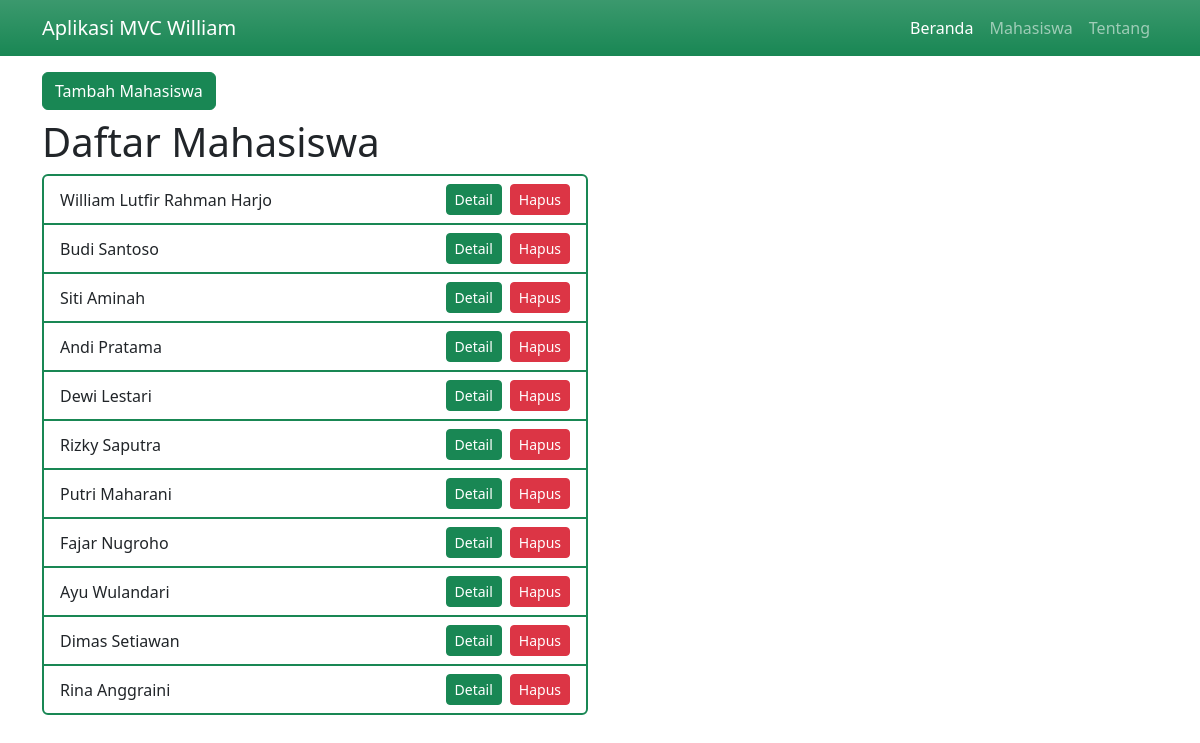
The app's page /Latihan11/public/mahasiswa with its own data.
### tables this page shows
CREATE TABLE `mahasiswa` (
  `id` int(11) NOT NULL,
  `nama` text NOT NULL,
  `nim` text NOT NULL,
  `email` text NOT NULL,
  `jur` text NOT NULL
);

### Latihan11/app/core/Controller.php (called while the page is built, shortened)
<?php class Controller{
    public function view($view,$data=[]){
        require_once '../app/views/' . $view . '.php';
    }
    public function model($model){
        return new $model;
    }
}

### Latihan11/app/controllers/Mahasiswa.php (called while the page is built, shortened)
<?php class Mahasiswa extends Controller{
    public function index(){
        $data['judul']='Daftar Mahasiswa';
        $data['mhs']=$this->model('model_Mahasiswa')->ambilSemuaMhs();
        $this->view('mahasiswa/index',$data);
    }
}

### Latihan11/app/core/App.php (called while the page is built, shortened)
<?php class App{
    protected $method='index';
    protected $params=[];
    public function __construct(){
        $this->controller=new $this->controller;
        call_user_func_array([$this->controller,$this->method],$this->params);
    }
}

### Latihan11/public/index.php (called while the page is built, shortened)
<?php
$app=new App;

### Latihan11/app/core/Database.php (called while the page is built, shortened)
<?php class Database{
    private $dbh,$stmt;
    public function __construct(){
        $dsn="mysql:host=".DB_HOST.";dbname=".DB_NAME;
        $option=[
            PDO::ATTR_PERSISTENT=>true,
            PDO::ATTR_ERRMODE=>PDO::ERRMODE_EXCEPTION
        ];
        try{
            $this->dbh=new PDO($dsn,DB_USER,DB_PW,$option);
        }catch(PDOException $e){
            die($e->getMessage());
        }
    }
    public function kueri($query){
        $this->stmt=$this->dbh->prepare($query);
    }
    public function eksekusi(){
        $this->stmt->execute();
    }
    public function hasilBanyak(){
        $this->eksekusi();
        return $this->stmt->fetchAll(PDO::FETCH_ASSOC);
    }
}

### Latihan11/app/models/model_Mahasiswa.php (called while the page is built, shortened)
<?php class model_Mahasiswa{
    private $tabel="mahasiswa",
            $db;
    public function __construct(){
        $this->db=new Database;
    }
    public function ambilSemuaMhs(){
        $this->db->kueri("SELECT * FROM " . $this->tabel);
        return $this->db->hasilBanyak();
    }
}

### Latihan11/app/views/mahasiswa/index.php (the view, shortened to what this page needs)
<div class="container mt-3">
    <div class="row">
        <div class="col-lg-6">
            <button type="button" class="btn btn-success" data-bs-toggle="modal" data-bs-target="#formModal">Tambah Mahasiswa</button>
            <h1 class="mt-2">Daftar Mahasiswa</h1>
            <ul class="list-group border border-2 border-success">
            <?php $keys = array_keys($data["mhs"]);
                $lastKey = end($keys);
            ?>
            <?php foreach($data["mhs"] as $key => $mhs) : ?>
                <li class="d-flex align-items-center list-group-item border border-2 border-success border-top-0 border-start-0 border-end-0<?php if($key===$lastKey){echo " border-bottom-0";} ?>">
                    <?= $mhs["nama"]; ?>
                    <a href="<?= BASEURL; ?>/mahasiswa/detail/<?= $mhs["id"]; ?>" class="btn btn-success btn-sm link-underline link-underline-opacity-0 ms-auto">Detail</a>
                    <a href="<?= BASEURL; ?>/mahasiswa/hapus/<?= $mhs["id"]; ?>/<?= $mhs["nama"]; ?>" class="btn btn-danger btn-sm link-underline link-underline-opacity-0 ms-2" onclick="return confirm('Apakah anda yakin ingin menghapus mahasiswa bernama <?= $mhs['nama']; ?>?')">Hapus</a>
                </li>
            <?php endforeach; ?>
            </ul>
        </div>
    </div>
</div><br>

### records on screen
mahasiswa: nama "William Lutfir Rahman Harjo"
mahasiswa: nama "Budi Santoso"
mahasiswa: nama "Siti Aminah"
mahasiswa: nama "Andi Pratama"
mahasiswa: nama "Dewi Lestari"
mahasiswa: nama "Rizky Saputra"
mahasiswa: nama "Putri Maharani"
mahasiswa: nama "Fajar Nugroho"
mahasiswa: nama "Ayu Wulandari"
mahasiswa: nama "Dimas Setiawan"
mahasiswa: nama "Rina Anggraini"
